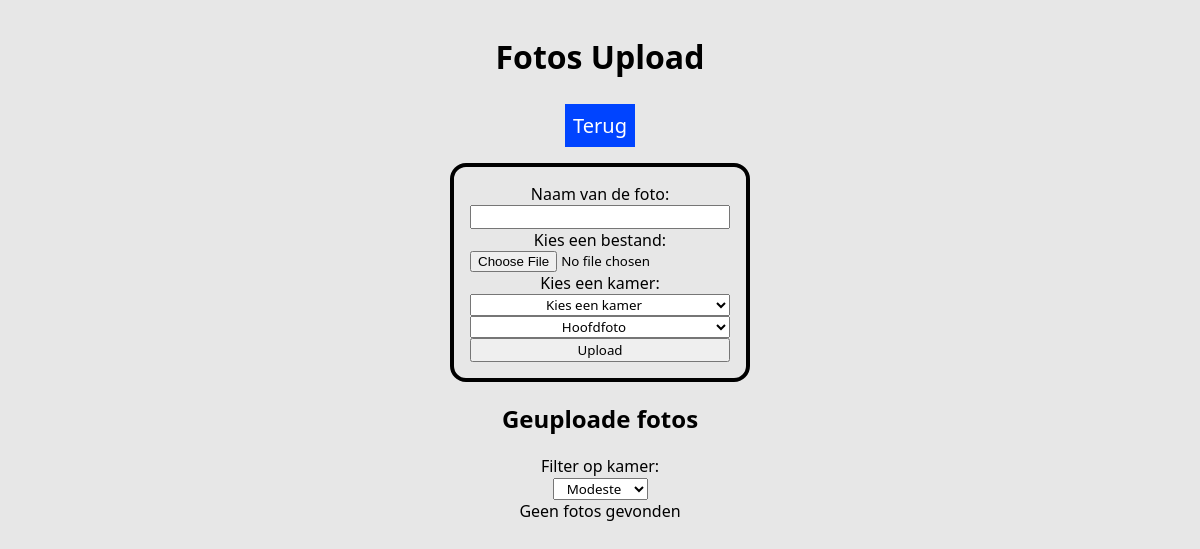
Page /admin/fotos.php?kamerfilter=1 (signed in) on the earlier database version.
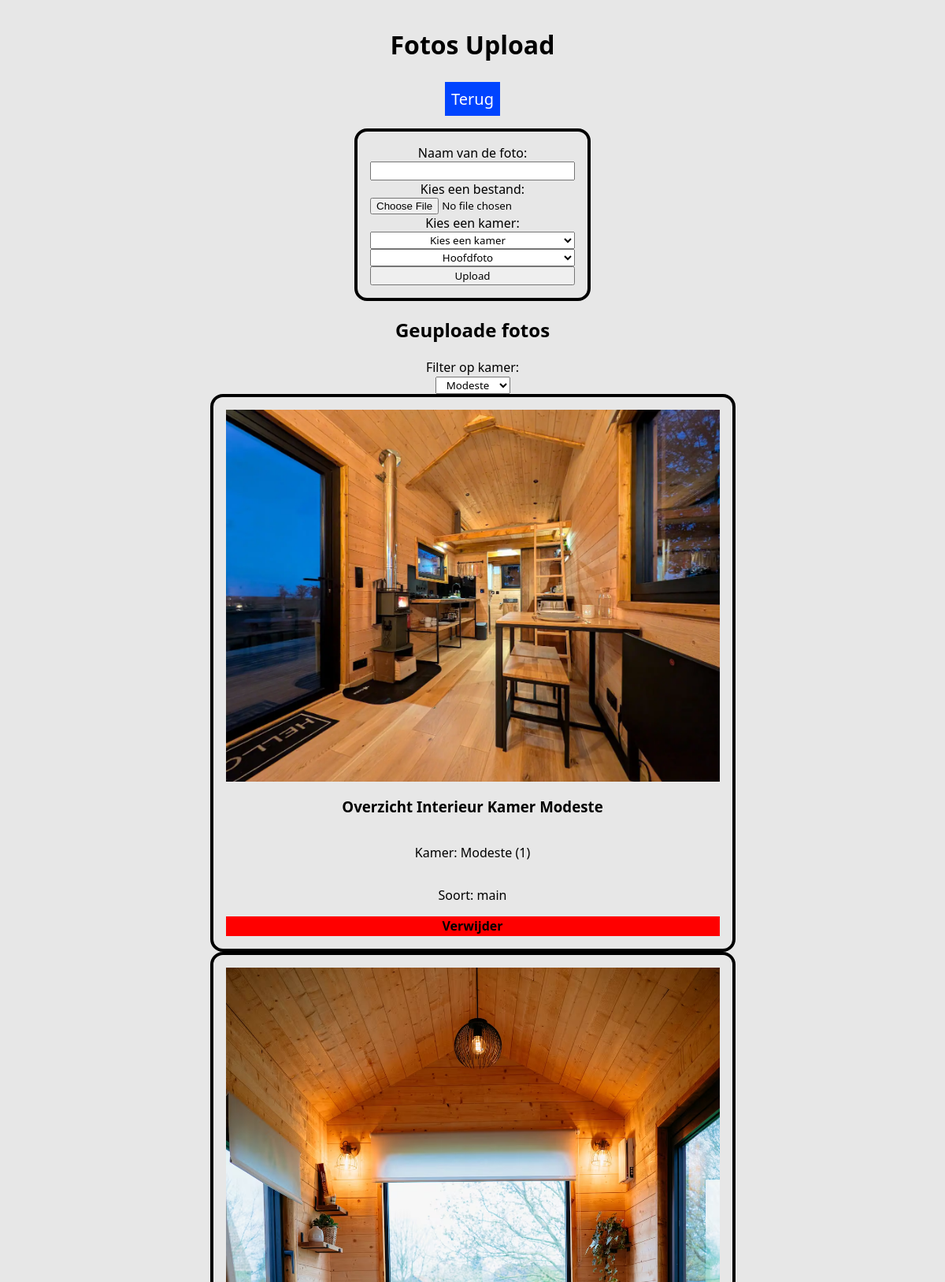
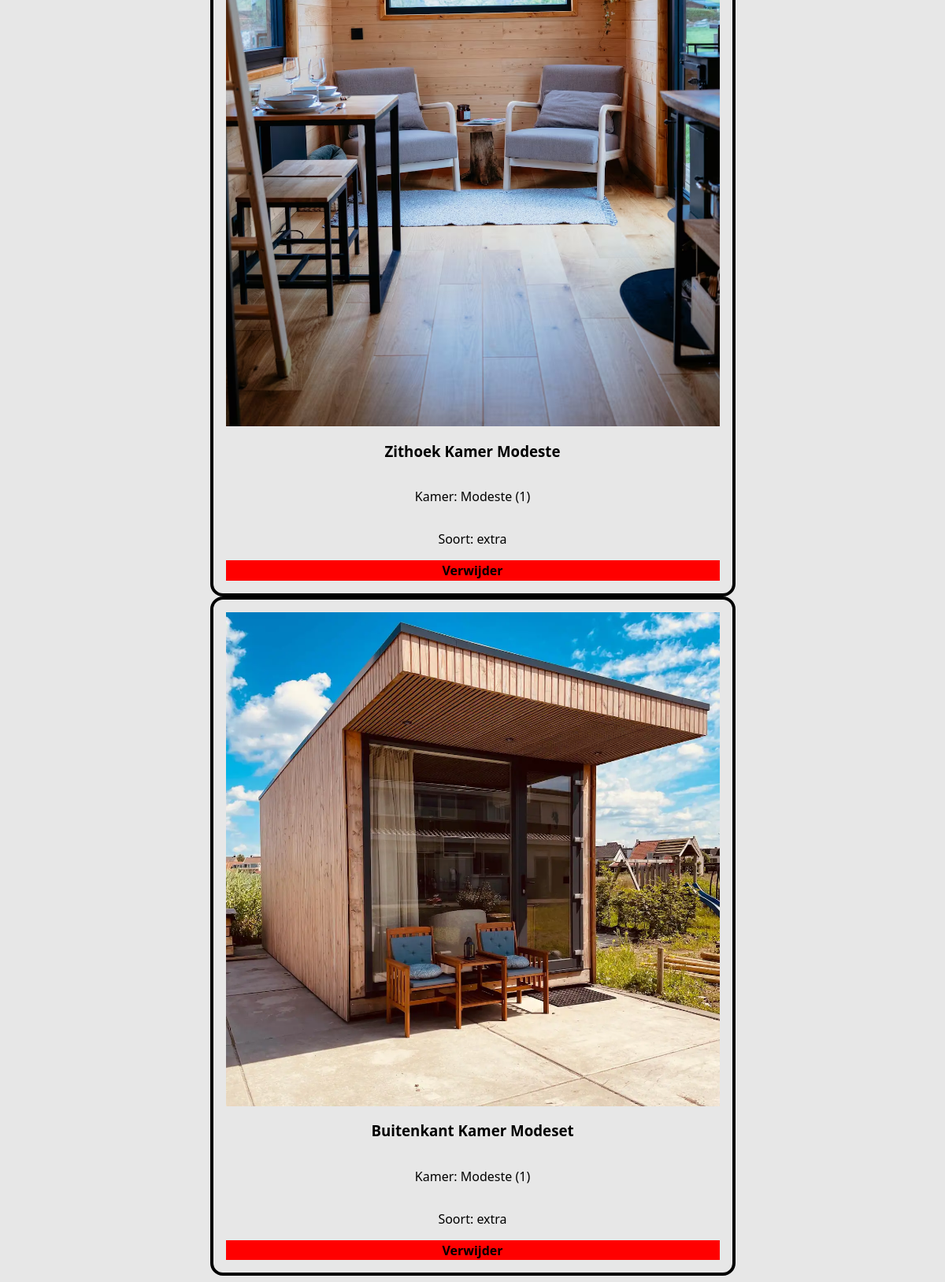
Same page on the later database version (2 pictures, top to bottom).
### tables this page shows
CREATE TABLE `tblimg` (
  `PKIMG` int(11) NOT NULL,
  `FotoUrl` text NOT NULL,
  `KamerFK` int(11) DEFAULT NULL,
  `FotoNaam` text NOT NULL,
  `FotoSoort` text NOT NULL
);

CREATE TABLE `tblkamer` (
  `PKKamer` int(11) NOT NULL,
  `KamerNaam` varchar(50) NOT NULL,
  `Capaciteit` int(11) NOT NULL,
  `Prijs` float NOT NULL,
  `Wifi` tinyint(1) NOT NULL,
  `Televisie` tinyint(1) NOT NULL,
  `Airco` tinyint(1) NOT NULL
);

### admin/fotos.php (the view, shortened to what this page needs)
<?php
include '../config/conn.php';
$filterKamer = "";
if (isset($_GET['kamerfilter']) && $_GET['kamerfilter'] !== "") {
    $filterKamer = intval($_GET['kamerfilter']);
}
?>
<!DOCTYPE html>
<html lang="nl">
<head>
    <link rel="stylesheet" href="style/styles.css">
</head>
<body>
    <section class="dashcontainer">
        <h1>Fotos Upload</h1>
        <a class="terugknop" href="index.php">Terug</a>
        <form action="utility/fotosupload.php" method="post" enctype="multipart/form-data" class="fotoupload">
            <label for="fotoname">Naam van de foto:</label>
            <input type="text" name="fotoname" id="fotoname" required>
            <label for="file">Kies een bestand:</label>
            <input type="file" name="file" id="file" required>
            <label for="kamerfk">Kies een kamer:</label>
            <select name="kamerfk" id="kamerfk" required>
                <option value="">Kies een kamer</option>
                <?php
                $sql = "SELECT * FROM tblkamer";
                $result = $conn->query($sql);
                ?>
            </select>
            <select name="fotosoort" id="fotosoort">
                <option value="main">Hoofdfoto</option>
            </select>
            <button type="submit">Upload</button>
        </form>
        <h2>Geuploade fotos</h2>
        <label for="filter">Filter op kamer:</label>
        <form method="GET" action="fotos.php">
            <select name="kamerfilter" id="kamerfilter" onchange="this.form.submit()">
                <?php
                $sql = "SELECT * FROM tblkamer";
                $result = $conn->query($sql);
                if ($result->num_rows > 0) {
                    while($row = $result->fetch_assoc()) {
                        $selected = ($filterKamer == $row['PKKamer']) ? "selected" : "";
                        echo "<option value='" . $row['PKKamer'] . "' $selected>" . $row['KamerNaam'] . "</option>";
                    }
                } else {
                    echo "Geen kamers gevonden";
                }
                ?>
            </select>
        </form>
        <div class="fotos">
            <?php
           $sql = "SELECT * FROM tblimg
           LEFT JOIN tblkamer ON tblimg.KamerFK = tblkamer.PKKamer
           ORDER BY KamerFK";
            if ($filterKamer) {
                $sql = "SELECT * FROM tblimg
                        LEFT JOIN tblkamer ON tblimg.KamerFK = tblkamer.PKKamer
                        WHERE KamerFK = $filterKamer";
            }
            $result = $conn->query($sql);
            if ($result->num_rows > 0) {
                while($row = $result->fetch_assoc()) {
                    echo "<div class='foto'>";
                    echo "<img src='../img/uploads/" . $row['FotoUrl'] . "' alt='Foto van " . $row['FotoNaam'] . "'>";
                    echo "<h3>" . $row['FotoNaam'] . "</h3>";
                    echo "<p>Kamer: " . $row['KamerNaam'] . " (" . $row['PKKamer'] . ")</p>";
                    echo "<p>Soort: " . $row['FotoSoort'] . "</p>";
                    echo "<a href='fotos.php?delete=" . $row['PKIMG'] . "'>Verwijder</a>";
                    echo "</div>";
                }
            } else {
                echo "Geen fotos gevonden";
            }
            ?>
        </div>
    </section>
</body>
</html>

Differences in the rows shown:
added tblimg: FotoUrl (picture), FotoNaam "Overzicht Interieur Kamer Modeste", tblkamer.KamerNaam "Modeste", tblkamer.PKKamer "1", FotoSoort "main"
added tblimg: FotoUrl (picture), FotoNaam "Zithoek Kamer Modeste", tblkamer.KamerNaam "Modeste", tblkamer.PKKamer "1", FotoSoort "extra"
added tblimg: FotoUrl (picture), FotoNaam "Buitenkant Kamer Modeset", tblkamer.KamerNaam "Modeste", tblkamer.PKKamer "1", FotoSoort "extra"
Other differences:
text no longer shown: "Geen fotos gevonden"
